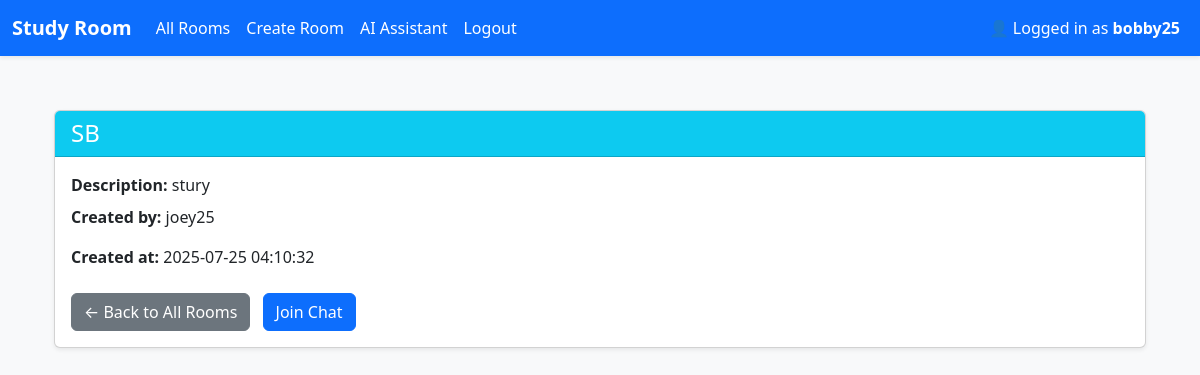
The app's page /studyroom/rooms/6 (signed in) with its own data.
### app/models.py (models this page shows)
class User(db.Model, UserMixin): # UserMixin allows methods for user
    id = db.Column(db.Integer, primary_key=True) # primary_key is the identifier for the table. every id column will automatically become unqiue for every user
    username = db.Column(db.String(25), nullable=False, unique=True) # all field must have value and must be unique. can have 25 char max
    email = db.Column(db.String(120), nullable=False, unique=True)
    password_hash = db.Column(db.String(128), nullable=False)
    bio = db.Column(db.Text, nullable=True)
    image_file = db.Column(db.String(120), default="default.jpg")

class StudyRoom(db.Model):
    id = db.Column(db.Integer, primary_key=True) # each room has a uniuqe id
    name = db.Column(db.String(100), nullable=False) # nullable means column cannot be empty
    description = db.Column(db.Text, nullable=True)
    host_id = db.Column(db.Integer, db.ForeignKey('user.id'), nullable=False) # links to the user who created the room
    created_at = db.Column(db.DateTime, default=datetime.utcnow)
    is_active = db.Column(db.Boolean, default=True)
    host = db.relationship('User', backref=db.backref('study_rooms', lazy=True))
    messages = db.relationship('Message', backref='room', cascade="all, delete", passive_deletes=True)

### app/studyroom/routes.py (the view)
@studyroom_bp.route('/rooms/<int:room_id>') # pass in the room_id number into the function. ex: 10
@login_required
def room_detail(room_id): # go into and find room id 10
    room = StudyRoom.query.get_or_404(room_id)
    return render_template('rooms/detail.html', room=room)

### app/__init__.py (called while the page is built)
def create_app():
    app = Flask(__name__)
    app.config.from_object(Config) # set config file
    db.init_app(app)
    login_manager.init_app(app)
    socketio.init_app(app)
    mail.init_app(app)
    from flask_migrate import Migrate
    migrate = Migrate(app, db)
    from app.models import User, StudyRoom
    @login_manager.user_loader
    def load_user(user_id):
        return User.query.get(int(user_id))
    from dotenv import load_dotenv
    load_dotenv()
    from app.auth import auth_bp
    app.register_blueprint(auth_bp, url_prefix='/auth')
    from app.studyroom import studyroom_bp
    app.register_blueprint(studyroom_bp, url_prefix='/studyroom')
    try:
        from app.main import main_bp # Register main Blueprint
        app.register_blueprint(main_bp)
    except ImportError:
        pass
    from app import sockets
    return app

### app/templates/rooms/detail.html (shortened to what this page needs)
{% extends 'base.html' %}
{% block content %}
<div class="container py-4">
    <div class="card shadow-sm">
        <div class="card-header bg-info text-white">
            <h4 class="mb-0">{{ room.name }}</h4>
        </div>
        <div class="card-body">
            <p class="mb-2"><strong>Description:</strong> {{ room.description or "No description provided." }}</p>
            <p><strong>Created by:</strong> {{ room.host.username }}</p>
            <p><strong>Created at:</strong> {{ room.created_at.strftime('%Y-%m-%d %H:%M:%S') }}</p>
            <div class="mt-4">
                <a href="{{ url_for('studyroom.room_list') }}" class="btn btn-secondary">← Back to All Rooms</a>
                <a href="{{ url_for('studyroom.chat', room_id=room.id) }}" class="btn btn-primary ms-2">Join Chat</a>
            </div>
        </div>
    </div>
</div>
{% endblock %}

### app/templates/base.html (shortened to what this page needs)
<!DOCTYPE html>
<html lang="en">
<head>
    <link href="https://cdn.jsdelivr.net/npm/bootstrap@5.3.0/dist/css/bootstrap.min.css" rel="stylesheet">
</head>
<body>
<nav class="navbar navbar-expand-lg shadow-sm">
  <div class="container-fluid">
    <a class="navbar-brand fw-bold" href="{{ url_for('main.home') }}">Study Room</a>
    <div class="collapse navbar-collapse" id="navbarNav">
      <ul class="navbar-nav me-auto">
        {% if current_user.is_authenticated %}
          <li class="nav-item">
            <a class="nav-link" href="{{ url_for('studyroom.room_list') }}">All Rooms</a>
          </li>
          <li class="nav-item">
            <a class="nav-link" href="{{ url_for('studyroom.create_room') }}">Create Room</a>
          </li>
          <li class="nav-item">
            <a class="nav-link" href="{{ url_for('studyroom.ai_assistant') }}">AI Assistant</a>
          </li>
          <li class="nav-item">
            <a class="nav-link" href="{{ url_for('auth.logout') }}">Logout</a>
          </li>
        {% endif %}
      </ul>
      {% if current_user.is_authenticated %}
      <ul class="navbar-nav ms-auto">
        <li class="nav-item">
          <a href="{{ url_for('auth.profile') }}" class="nav-link">
            👤 Logged in as <strong>{{ current_user.username }}</strong>
        </a>
        </li>
      </ul>
      {% endif %}
    </div>
  </div>
</nav>
<div class="container">
    {% block content %}{% endblock %}
</div>
</body>
</html>

### app/templates/base.html (style rules this page uses)
body { background-color: #f8f9fa; }
.navbar { background-color: #0d6efd; }
.navbar-brand, .nav-link, .navbar-text { color: white !important; }
.container { margin-top: 30px; }

### records on screen
User: username "bobby25"
StudyRoom: name "SB", description "stury", created_at "2025-07-25 04:10:32"
User: host.username "joey25"
